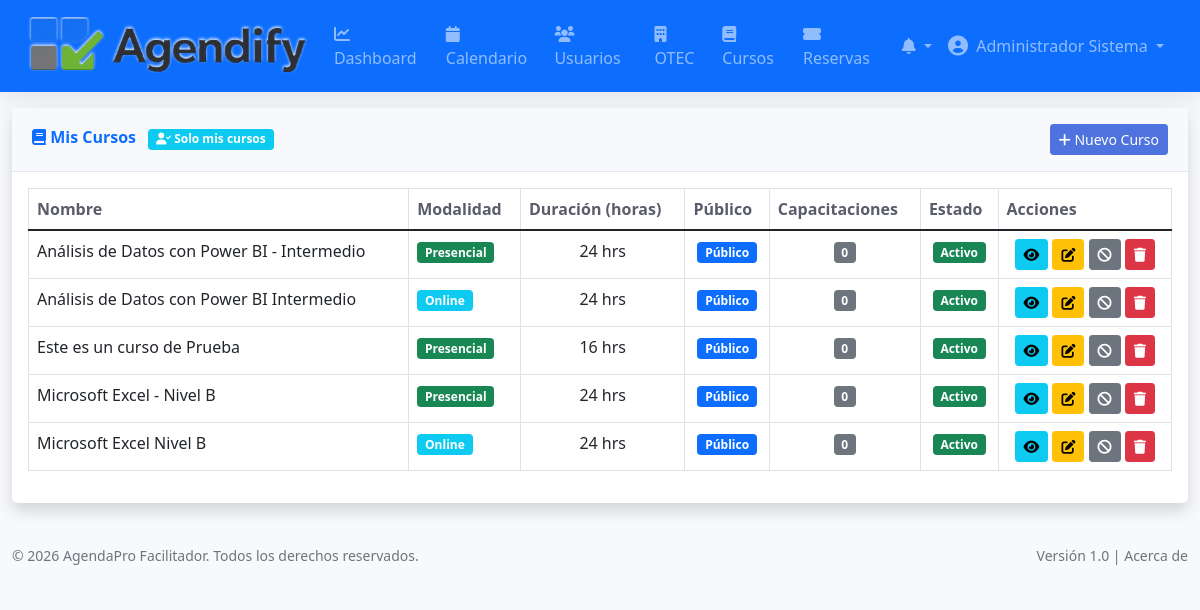
Screenshot of /courses (signed in) with the database file from the repository.
### tables this page shows
CREATE TABLE `courses` (
  `id` int UNSIGNED NOT NULL,
  `nombre` varchar(200) NOT NULL,
  `descripcion` text,
  `duracion_horas` int UNSIGNED NOT NULL,
  `modalidad` enum('online','presencial','hibrido') NOT NULL,
  `publico` tinyint(1) DEFAULT '1',
  `activo` tinyint(1) DEFAULT '1',
  `created_by` int DEFAULT NULL,
  `imagen` varchar(255) DEFAULT NULL,
  `descriptor_pdf` varchar(255) DEFAULT NULL,
  `created_at` timestamp NULL DEFAULT CURRENT_TIMESTAMP,
  `updated_at` timestamp NULL DEFAULT CURRENT_TIMESTAMP ON UPDATE CURRENT_TIMESTAMP
);

### controllers/CourseController.php (called while the page is built, shortened)
<?php
require_once 'models/Course.php';
class CourseController extends Controller {
    public function index() {
        $courseModel = new Course();
        if (Auth::isAdministrador()) {
            $courses = $courseModel->getAllCoursesAdmin();
        } elseif (Auth::isFacilitador()) {
            $courses = $courseModel->getByFacilitador($_SESSION['user_id']);
        } else {
            $this->redirect(BASE_URL . '/courses/public');
            return;
        }
        $this->view('courses/index', [
            'courses' => $courses,
            'title' => 'Gestión de Cursos'
        ]);
    }
}
?>

### index.php (called while the page is built, shortened)
<?php
$router = new Router();
$router->add('auth/login', 'AuthController', 'login');
$router->add('auth/logout', 'AuthController', 'logout');
$router->add('auth/recover', 'AuthController', 'recover');
$router->add('auth/reset', 'AuthController', 'reset');
$router->add('auth/solicitar_registro', 'AuthController', 'solicitar_registro');
$router->add('auth/procesar_solicitud', 'AuthController', 'procesar_solicitud');
$router->add('dashboard', 'DashboardController', 'goToDashboard');
$router->add('dashboard/facilitador', 'DashboardController', 'facilitator');
$router->add('dashboard/ejecutivo', 'DashboardController', 'executive');
$router->add('dashboard/admin', 'DashboardController', 'admin');
$router->add('calendar', 'CalendarController', 'index');
$router->add('calendar/getEvents', 'CalendarController', 'getEvents');
$router->add('otec', 'OtecController', 'index');
$router->add('otec/create', 'OtecController', 'create');
$router->add('otec/edit', 'OtecController', 'edit');
$router->add('otec/details', 'OtecController', 'details');
$router->add('otec/delete', 'OtecController', 'delete');
$router->add('otec/toggleStatus', 'OtecController', 'toggleStatus');
$router->add('otec/verificarRut', 'OtecController', 'verificarRut');
$router->add('users', 'UserController', 'index');
$router->add('users/create', 'UserController', 'create');
$router->add('users/edit', 'UserController', 'edit');
$router->add('users/details', 'UserController', 'details');
$router->add('users/delete', 'UserController', 'delete');
$router->add('users/toggleStatus', 'UserController', 'toggleStatus');
$router->add('users/verificarEmail', 'UserController', 'verificarEmail');
$router->add('courses', 'CourseController', 'index');
$router->add('courses/create', 'CourseController', 'create');
$router->add('courses/edit', 'CourseController', 'edit');
$router->add('courses/details', 'CourseController', 'details');
$router->add('courses/delete', 'CourseController', 'delete');
$router->add('courses/toggleStatus', 'CourseController', 'toggleStatus');
$router->add('courses/public', 'CourseController', 'publicCatalog');
$router->add('bookings', 'BookingController', 'index');
$router->add('bookings/create', 'BookingController', 'create');
$router->add('bookings/edit', 'BookingController', 'edit');
$router->add('bookings/details', 'BookingController', 'details');
$router->add('bookings/delete', 'BookingController', 'delete');
$router->add('bookings/updateStatus', 'BookingController', 'updateStatus');
$router->add('bookings/registrarAsistencia', 'BookingController', 'registrarAsistencia');
$router->add('availability', 'AvailabilityController', 'index');
$router->add('availability/create', 'AvailabilityController', 'create');
$router->add('availability/edit', 'AvailabilityController', 'edit');
$router->add('availability/delete', 'AvailabilityController', 'delete');
$router->add('availability/weekly', 'AvailabilityController', 'weekly');
$router->add('reports', 'ReportController', 'dashboard');
$router->add('reports/dashboard', 'ReportController', 'dashboard');
$router->add('auth/profile', 'AuthController', 'profile');
$router->add('auth/change-password', 'AuthController', 'changePassword');
$router->add('api/courses', 'ApiController', 'courses');
$router->add('api/availability', 'ApiController', 'availability');
$router->add('api/create-booking', 'ApiController', 'createBooking');
$router->add('notifications', 'NotificationController', 'index');
$router->add('notifications/unread', 'NotificationController', 'unread');
$router->add('notifications/markRead', 'NotificationController', 'markRead');
$router->add('notifications/markAllRead', 'NotificationController', 'markAllRead');
$router->add('auth/solicitudes_pendientes', 'AuthController', 'solicitudes_pendientes');
$router->add('auth/aprobar_solicitud', 'AuthController', 'aprobar_solicitud');
$router->add('auth/rechazar_solicitud', 'AuthController', 'rechazar_solicitud');
$url = $_GET['url'] ?? 'auth/login';
$router->dispatch($url);
?>

### core/Model.php (called while the page is built, shortened)
<?php
abstract class Model {
    public function __construct() {
        require_once __DIR__ . '/../config/database.php';
        $database = new Database();
        $this->db = $database->getConnection();
    }
}
?>

### config/database.php (called while the page is built, shortened)
<?php
class Database {
    private $host = 'localhost';
    private $db_name = 'mascapa2_agendapro_db';
    private $username = 'mascapa2_agenda';
    private $password = '@.JsmR_0613.#';
    public function getConnection() {
        $this->conn = null;
        try {
            $this->conn = new PDO(
                "mysql:host=" . $this->host . ";dbname=" . $this->db_name . ";charset=utf8mb4",
                $this->username,
                $this->password,
                array(
                    PDO::ATTR_ERRMODE => PDO::ERRMODE_EXCEPTION,
                    PDO::ATTR_DEFAULT_FETCH_MODE => PDO::FETCH_ASSOC,
                    PDO::MYSQL_ATTR_INIT_COMMAND => "SET NAMES utf8mb4 COLLATE utf8mb4_unicode_ci"
                )
            );
        } catch(PDOException $exception) {
            error_log("Error de conexion: " . $exception->getMessage());
            die("Error de conexion a la base de datos.");
        }
        return $this->conn;
    }
}
?>

### models/Course.php (called while the page is built, shortened)
<?php
require_once 'core/Model.php';
class Course extends Model {
    protected $table = 'courses';
    public function getAllCoursesAdmin() {
        $query = "SELECT c.*,
                         u.nombre as creador_nombre,
                         COUNT(b.id) as total_reservas
                  FROM " . $this->table . " c
                  LEFT JOIN users u ON c.created_by = u.id
                  LEFT JOIN bookings b ON c.id = b.curso_id
                  GROUP BY c.id
                  ORDER BY c.nombre";
        $stmt = $this->db->prepare($query);
        $stmt->execute();
        return $stmt->fetchAll(PDO::FETCH_ASSOC);
    }
}
?>

### views/courses/index.php (the view, shortened to what this page needs)
<?php require_once 'views/layouts/header.php'; ?>
<div class="container-fluid">
    <div class="row">
        <div class="col-12">
            <div class="card shadow mb-4">
                <div class="card-header py-3 d-flex justify-content-between align-items-center">
                    <h6 class="m-0 font-weight-bold text-primary">
                        <i class="fas fa-book"></i> Mis Cursos
                        <span class="badge bg-info ms-2">
                            <i class="fas fa-user-check"></i> Solo mis cursos
                        </span>
                    </h6>
                    <a href="<?php echo BASE_URL; ?>/courses/create" class="btn btn-primary btn-sm">
                        <i class="fas fa-plus"></i> Nuevo Curso
                    </a>
                </div>
                <div class="card-body">
                    <div class="table-responsive">
                        <table class="table table-bordered table-hover" id="dataTable" width="100%" cellspacing="0">
                            <thead>
                                <tr>
                                    <th>Nombre</th>
                                    <th>Modalidad</th>
                                    <th>Duración (horas)</th>
                                    <th>Público</th>
                                    <th>Capacitaciones</th>
                                    <th>Estado</th>
                                    <th>Acciones</th>
                                </tr>
                            </thead>
                            <tbody>
                                <?php if (!empty($courses)): ?>
                                    <?php foreach ($courses as $course): ?>
                                        <tr>
                                            <td><?php echo htmlspecialchars($course['nombre']); ?></td>
                                            <td>
                                                <span class="badge <?php echo $course['modalidad'] == 'online' ? 'bg-info' : 'bg-success'; ?>">
                                                    <?php echo $course['modalidad'] == 'online' ? 'Online' : 'Presencial'; ?>
                                                </span>
                                            </td>
                                            <td class="text-center"><?php echo $course['duracion_horas']; ?> hrs</td>
                                            <td class="text-center">
                                                <?php if ($course['publico'] == 1): ?>
                                                    <span class="badge bg-primary">Público</span>
                                                <?php else: ?>
                                                    <span class="badge bg-secondary">Privado</span>
                                                <?php endif; ?>
                                            </td>
                                            <td class="text-center">
                                                <span class="badge bg-secondary"><?php echo $course['total_capacitaciones'] ?? 0; ?></span>
                                            </td>
                                            <td class="text-center">
                                                <?php if ($course['activo'] == 1): ?>
                                                    <span class="badge bg-success">Activo</span>
                                                <?php else: ?>
                                                    <span class="badge bg-danger">Inactivo</span>
                                                <?php endif; ?>
                                            </td>
                                            <td class="text-center">
                                                <a href="<?php echo BASE_URL; ?>/courses/details/<?php echo $course['id']; ?>" class="btn btn-sm btn-info" title="Ver">
                                                    <i class="fas fa-eye"></i>
                                                </a>
                                                <?php if ($course['created_by'] == $_SESSION['user_id']): ?>
                                                    <a href="<?php echo BASE_URL; ?>/courses/edit/<?php echo $course['id']; ?>" class="btn btn-sm btn-warning" title="Editar">
                                                        <i class="fas fa-edit"></i>
                                                    </a>
                                                    <button type="button" class="btn btn-sm <?php echo $course['activo'] == 1 ? 'btn-secondary' : 'btn-success'; ?>"
                                                            onclick="toggleStatus(<?php echo $course['id']; ?>, <?php echo $course['activo']; ?>)" title="<?php echo $course['activo'] == 1 ? 'Desactivar' : 'Activar'; ?>">
                                                        <i class="fas <?php echo $course['activo'] == 1 ? 'fa-ban' : 'fa-check-circle'; ?>"></i>
                                                    </button>
                                                    <?php if (($course['total_capacitaciones'] ?? 0) == 0): ?>
                                                        <button type="button" class="btn btn-sm btn-danger" onclick="confirmDelete(<?php echo $course['id']; ?>)" title="Eliminar">
                                                            <i class="fas fa-trash"></i>
                                                        </button>
                                                    <?php endif; ?>
                                                <?php endif; ?>
                                            </td>
                                        </tr>
                                    <?php endforeach; ?>
                                <?php else: ?>
                                    <tr>
                                        <td colspan="7" class="text-center">No hay cursos registrados</td>
                                    </tr>
                                <?php endif; ?>
                            </tbody>
                        </table>
                    </div>
                </div>
            </div>
        </div>
    </div>
</div>
<?php require_once 'views/layouts/footer.php'; ?>

### assets/css/style.css (style rules this page uses)
body { background-color: #f8f9fc; font-family: 'Nunito', 'Segoe UI', sans-serif; }
.table-responsive { overflow-x: auto; }
.table th { border-top: none; font-weight: 600; color: #5a5c69; }
.btn-primary { background-color: #4e73df; border-color: #4e73df; }
body { font-family: -apple-system, BlinkMacSystemFont, "Segoe UI", Roboto, "Helvetica Neue", Arial, "Noto Color Emoji", "Apple Color Emoji", "Segoe UI Emoji", sans-serif; }

### views/layouts/header.php (style rules this page uses)
:root { --primary-color: #D4E6F1; --secondary-color: #858796; --success-color: #1cc88a; --info-color: #36b9cc; --warning-color: #f6c23e; --danger-color: #e74a3b; }
body { background-color: #f8f9fc; font-family: 'Nunito', 'Segoe UI', 'Roboto', sans-serif; }
.card { border: none; border-radius: 0.35rem; box-shadow: 0 0.15rem 1.75rem 0 rgba(58, 59, 69, 0.1); }
.card-header { background-color: #f8f9fc; border-bottom: 1px solid #e3e6f0; padding: 1rem 1.25rem; }
.font-weight-bold { font-weight: 700 !important; }
.btn-primary { background-color: #4e73df; border-color: #4e73df; }
.table th { border-top: none; font-weight: 600; color: #5a5c69; }

### rows the page displays
courses: nombre "Análisis de Datos con Power BI - Intermedio", modalidad "Presencial", duracion_horas "24", publico "Público", total_capacitaciones "0", activo "Activo"
courses: nombre "Análisis de Datos con Power BI Intermedio", modalidad "Online", duracion_horas "24", publico "Público", total_capacitaciones "0", activo "Activo"
courses: nombre "Este es un curso de Prueba", modalidad "Presencial", duracion_horas "16", publico "Público", total_capacitaciones "0", activo "Activo"
courses: nombre "Microsoft Excel - Nivel B", modalidad "Presencial", duracion_horas "24", publico "Público", total_capacitaciones "0", activo "Activo"
courses: nombre "Microsoft Excel Nivel B", modalidad "Online", duracion_horas "24", publico "Público", total_capacitaciones "0", activo "Activo"

### other values shown
$_SESSION['user']['nombre'] "Administrador Sistema"
